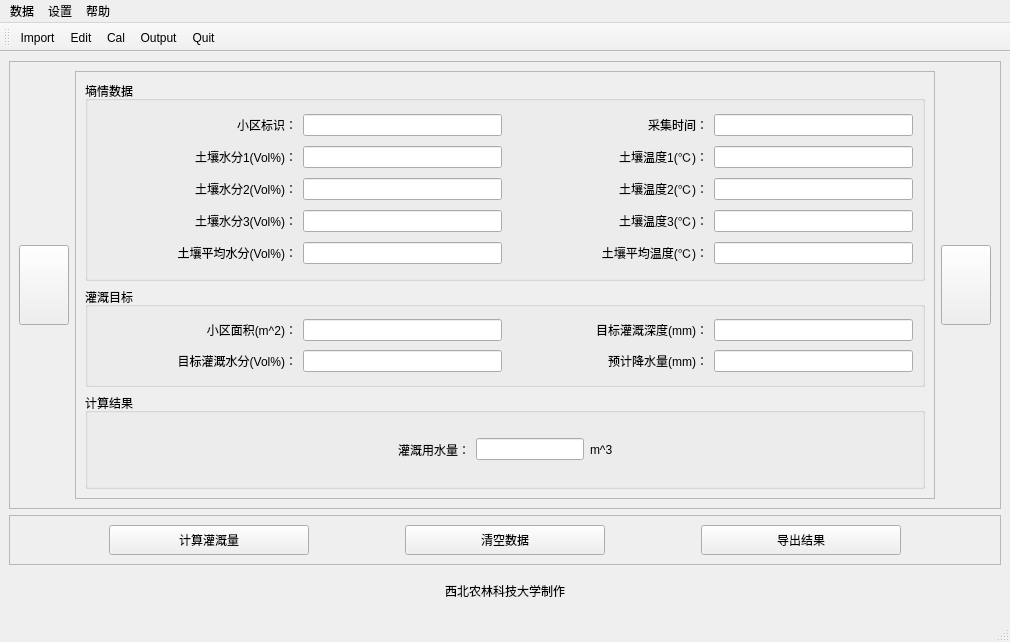
<?xml version="1.0" encoding="UTF-8"?>
<ui version="4.0">
 <class>MainWindow</class>
 <widget class="QMainWindow" name="MainWindow">
  <property name="geometry">
   <rect>
    <x>0</x>
    <y>0</y>
    <width>1010</width>
    <height>642</height>
   </rect>
  </property>
  <property name="minimumSize">
   <size>
    <width>600</width>
    <height>0</height>
   </size>
  </property>
  <property name="windowTitle">
   <string>棉花灌溉量计算软件</string>
  </property>
  <property name="windowIcon">
   <iconset resource="jsgg.qrc">
    <normaloff>:/res/tray1.png</normaloff>:/res/tray1.png</iconset>
  </property>
  <property name="iconSize">
   <size>
    <width>24</width>
    <height>24</height>
   </size>
  </property>
  <widget class="QWidget" name="centralwidget">
   <layout class="QVBoxLayout" name="verticalLayout_2">
    <item>
     <widget class="QFrame" name="frame">
      <property name="frameShape">
       <enum>QFrame::StyledPanel</enum>
      </property>
      <property name="frameShadow">
       <enum>QFrame::Raised</enum>
      </property>
      <layout class="QHBoxLayout" name="horizontalLayout">
       <item>
        <widget class="QPushButton" name="pushButtonPrev">
         <property name="sizePolicy">
          <sizepolicy hsizetype="Fixed" vsizetype="Expanding">
           <horstretch>0</horstretch>
           <verstretch>0</verstretch>
          </sizepolicy>
         </property>
         <property name="minimumSize">
          <size>
           <width>50</width>
           <height>0</height>
          </size>
         </property>
         <property name="maximumSize">
          <size>
           <width>16777215</width>
           <height>80</height>
          </size>
         </property>
         <property name="styleSheet">
          <string notr="true">border-image: url(:/res/后退.png);</string>
         </property>
         <property name="text">
          <string/>
         </property>
        </widget>
       </item>
       <item>
        <widget class="QFrame" name="frame_3">
         <property name="sizePolicy">
          <sizepolicy hsizetype="Expanding" vsizetype="Preferred">
           <horstretch>0</horstretch>
           <verstretch>0</verstretch>
          </sizepolicy>
         </property>
         <property name="styleSheet">
          <string notr="true">font: 12pt &quot;微软雅黑&quot;;</string>
         </property>
         <property name="frameShape">
          <enum>QFrame::StyledPanel</enum>
         </property>
         <property name="frameShadow">
          <enum>QFrame::Raised</enum>
         </property>
         <layout class="QVBoxLayout" name="verticalLayout">
          <item>
           <widget class="QGroupBox" name="groupBox">
            <property name="sizePolicy">
             <sizepolicy hsizetype="Preferred" vsizetype="Fixed">
              <horstretch>0</horstretch>
              <verstretch>0</verstretch>
             </sizepolicy>
            </property>
            <property name="minimumSize">
             <size>
              <width>0</width>
              <height>200</height>
             </size>
            </property>
            <property name="styleSheet">
             <string notr="true"/>
            </property>
            <property name="title">
             <string>墒情数据</string>
            </property>
            <layout class="QGridLayout" name="gridLayout">
             <item row="0" column="1">
              <widget class="QLineEdit" name="lineEdit_1">
               <property name="sizePolicy">
                <sizepolicy hsizetype="Preferred" vsizetype="Fixed">
                 <horstretch>0</horstretch>
                 <verstretch>0</verstretch>
                </sizepolicy>
               </property>
               <property name="readOnly">
                <bool>true</bool>
               </property>
              </widget>
             </item>
             <item row="0" column="0">
              <widget class="QLabel" name="label_3">
               <property name="text">
                <string>小区标识：</string>
               </property>
               <property name="alignment">
                <set>Qt::AlignRight|Qt::AlignTrailing|Qt::AlignVCenter</set>
               </property>
              </widget>
             </item>
             <item row="1" column="2">
              <widget class="QLabel" name="label_6">
               <property name="text">
                <string>土壤温度1(℃)：</string>
               </property>
               <property name="alignment">
                <set>Qt::AlignRight|Qt::AlignTrailing|Qt::AlignVCenter</set>
               </property>
              </widget>
             </item>
             <item row="1" column="1">
              <widget class="QLineEdit" name="lineEdit_3">
               <property name="sizePolicy">
                <sizepolicy hsizetype="Preferred" vsizetype="Fixed">
                 <horstretch>0</horstretch>
                 <verstretch>0</verstretch>
                </sizepolicy>
               </property>
               <property name="readOnly">
                <bool>true</bool>
               </property>
              </widget>
             </item>
             <item row="0" column="3">
              <widget class="QLineEdit" name="lineEdit_2">
               <property name="sizePolicy">
                <sizepolicy hsizetype="Preferred" vsizetype="Fixed">
                 <horstretch>0</horstretch>
                 <verstretch>0</verstretch>
                </sizepolicy>
               </property>
               <property name="readOnly">
                <bool>true</bool>
               </property>
              </widget>
             </item>
             <item row="0" column="2">
              <widget class="QLabel" name="label_4">
               <property name="text">
                <string>采集时间：</string>
               </property>
               <property name="alignment">
                <set>Qt::AlignRight|Qt::AlignTrailing|Qt::AlignVCenter</set>
               </property>
              </widget>
             </item>
             <item row="1" column="0">
              <widget class="QLabel" name="label_5">
               <property name="text">
                <string>土壤水分1(Vol%)：</string>
               </property>
               <property name="alignment">
                <set>Qt::AlignRight|Qt::AlignTrailing|Qt::AlignVCenter</set>
               </property>
              </widget>
             </item>
             <item row="1" column="3">
              <widget class="QLineEdit" name="lineEdit_4">
               <property name="sizePolicy">
                <sizepolicy hsizetype="Preferred" vsizetype="Fixed">
                 <horstretch>0</horstretch>
                 <verstretch>0</verstretch>
                </sizepolicy>
               </property>
               <property name="readOnly">
                <bool>true</bool>
               </property>
              </widget>
             </item>
             <item row="2" column="0">
              <widget class="QLabel" name="label_7">
               <property name="text">
                <string>土壤水分2(Vol%)：</string>
               </property>
               <property name="alignment">
                <set>Qt::AlignRight|Qt::AlignTrailing|Qt::AlignVCenter</set>
               </property>
              </widget>
             </item>
             <item row="2" column="1">
              <widget class="QLineEdit" name="lineEdit_5">
               <property name="sizePolicy">
                <sizepolicy hsizetype="Preferred" vsizetype="Fixed">
                 <horstretch>0</horstretch>
                 <verstretch>0</verstretch>
                </sizepolicy>
               </property>
               <property name="readOnly">
                <bool>true</bool>
               </property>
              </widget>
             </item>
             <item row="3" column="1">
              <widget class="QLineEdit" name="lineEdit_7">
               <property name="sizePolicy">
                <sizepolicy hsizetype="Preferred" vsizetype="Fixed">
                 <horstretch>0</horstretch>
                 <verstretch>0</verstretch>
                </sizepolicy>
               </property>
               <property name="readOnly">
                <bool>true</bool>
               </property>
              </widget>
             </item>
             <item row="2" column="3">
              <widget class="QLineEdit" name="lineEdit_6">
               <property name="sizePolicy">
                <sizepolicy hsizetype="Preferred" vsizetype="Fixed">
                 <horstretch>0</horstretch>
                 <verstretch>0</verstretch>
                </sizepolicy>
               </property>
               <property name="readOnly">
                <bool>true</bool>
               </property>
              </widget>
             </item>
             <item row="2" column="2">
              <widget class="QLabel" name="label_8">
               <property name="text">
                <string>土壤温度2(℃)：</string>
               </property>
               <property name="alignment">
                <set>Qt::AlignRight|Qt::AlignTrailing|Qt::AlignVCenter</set>
               </property>
              </widget>
             </item>
             <item row="3" column="0">
              <widget class="QLabel" name="label_9">
               <property name="text">
                <string>土壤水分3(Vol%)：</string>
               </property>
               <property name="alignment">
                <set>Qt::AlignRight|Qt::AlignTrailing|Qt::AlignVCenter</set>
               </property>
              </widget>
             </item>
             <item row="3" column="2">
              <widget class="QLabel" name="label_10">
               <property name="text">
                <string>土壤温度3(℃)：</string>
               </property>
               <property name="alignment">
                <set>Qt::AlignRight|Qt::AlignTrailing|Qt::AlignVCenter</set>
               </property>
              </widget>
             </item>
             <item row="3" column="3">
              <widget class="QLineEdit" name="lineEdit_8">
               <property name="sizePolicy">
                <sizepolicy hsizetype="Preferred" vsizetype="Fixed">
                 <horstretch>0</horstretch>
                 <verstretch>0</verstretch>
                </sizepolicy>
               </property>
               <property name="readOnly">
                <bool>true</bool>
               </property>
              </widget>
             </item>
             <item row="4" column="0">
              <widget class="QLabel" name="label_11">
               <property name="text">
                <string>土壤平均水分(Vol%)：</string>
               </property>
               <property name="alignment">
                <set>Qt::AlignRight|Qt::AlignTrailing|Qt::AlignVCenter</set>
               </property>
              </widget>
             </item>
             <item row="4" column="1">
              <widget class="QLineEdit" name="lineEdit_9">
               <property name="sizePolicy">
                <sizepolicy hsizetype="Preferred" vsizetype="Fixed">
                 <horstretch>0</horstretch>
                 <verstretch>0</verstretch>
                </sizepolicy>
               </property>
               <property name="readOnly">
                <bool>true</bool>
               </property>
              </widget>
             </item>
             <item row="4" column="2">
              <widget class="QLabel" name="label_12">
               <property name="text">
                <string>土壤平均温度(℃)：</string>
               </property>
               <property name="alignment">
                <set>Qt::AlignRight|Qt::AlignTrailing|Qt::AlignVCenter</set>
               </property>
              </widget>
             </item>
             <item row="4" column="3">
              <widget class="QLineEdit" name="lineEdit_10">
               <property name="sizePolicy">
                <sizepolicy hsizetype="Preferred" vsizetype="Preferred">
                 <horstretch>0</horstretch>
                 <verstretch>0</verstretch>
                </sizepolicy>
               </property>
               <property name="readOnly">
                <bool>true</bool>
               </property>
              </widget>
             </item>
            </layout>
           </widget>
          </item>
          <item>
           <widget class="QGroupBox" name="groupBox_2">
            <property name="sizePolicy">
             <sizepolicy hsizetype="Preferred" vsizetype="Fixed">
              <horstretch>0</horstretch>
              <verstretch>0</verstretch>
             </sizepolicy>
            </property>
            <property name="minimumSize">
             <size>
              <width>0</width>
              <height>100</height>
             </size>
            </property>
            <property name="title">
             <string>灌溉目标</string>
            </property>
            <layout class="QGridLayout" name="gridLayout_2">
             <item row="1" column="0">
              <widget class="QLabel" name="label_15">
               <property name="text">
                <string>目标灌溉水分(Vol%)：</string>
               </property>
               <property name="alignment">
                <set>Qt::AlignRight|Qt::AlignTrailing|Qt::AlignVCenter</set>
               </property>
              </widget>
             </item>
             <item row="1" column="1">
              <widget class="QLineEdit" name="lineEdit_13">
               <property name="sizePolicy">
                <sizepolicy hsizetype="Preferred" vsizetype="Fixed">
                 <horstretch>0</horstretch>
                 <verstretch>0</verstretch>
                </sizepolicy>
               </property>
              </widget>
             </item>
             <item row="0" column="1">
              <widget class="QLineEdit" name="lineEdit_11">
               <property name="sizePolicy">
                <sizepolicy hsizetype="Preferred" vsizetype="Fixed">
                 <horstretch>0</horstretch>
                 <verstretch>0</verstretch>
                </sizepolicy>
               </property>
              </widget>
             </item>
             <item row="0" column="0">
              <widget class="QLabel" name="label_13">
               <property name="text">
                <string>小区面积(m^2)：</string>
               </property>
               <property name="alignment">
                <set>Qt::AlignRight|Qt::AlignTrailing|Qt::AlignVCenter</set>
               </property>
              </widget>
             </item>
             <item row="0" column="2">
              <widget class="QLabel" name="label_14">
               <property name="text">
                <string>目标灌溉深度(mm)：</string>
               </property>
               <property name="alignment">
                <set>Qt::AlignRight|Qt::AlignTrailing|Qt::AlignVCenter</set>
               </property>
              </widget>
             </item>
             <item row="0" column="3">
              <widget class="QLineEdit" name="lineEdit_12">
               <property name="sizePolicy">
                <sizepolicy hsizetype="Preferred" vsizetype="Fixed">
                 <horstretch>0</horstretch>
                 <verstretch>0</verstretch>
                </sizepolicy>
               </property>
              </widget>
             </item>
             <item row="1" column="2">
              <widget class="QLabel" name="label_16">
               <property name="text">
                <string>预计降水量(mm)：</string>
               </property>
               <property name="alignment">
                <set>Qt::AlignRight|Qt::AlignTrailing|Qt::AlignVCenter</set>
               </property>
              </widget>
             </item>
             <item row="1" column="3">
              <widget class="QLineEdit" name="lineEdit_14">
               <property name="sizePolicy">
                <sizepolicy hsizetype="Preferred" vsizetype="Fixed">
                 <horstretch>0</horstretch>
                 <verstretch>0</verstretch>
                </sizepolicy>
               </property>
              </widget>
             </item>
            </layout>
           </widget>
          </item>
          <item>
           <widget class="QGroupBox" name="groupBox_3">
            <property name="title">
             <string>计算结果</string>
            </property>
            <layout class="QHBoxLayout" name="horizontalLayout_3">
             <item>
              <spacer name="horizontalSpacer">
               <property name="orientation">
                <enum>Qt::Horizontal</enum>
               </property>
               <property name="sizeHint" stdset="0">
                <size>
                 <width>40</width>
                 <height>20</height>
                </size>
               </property>
              </spacer>
             </item>
             <item>
              <widget class="QLabel" name="label_18">
               <property name="text">
                <string>灌溉用水量：</string>
               </property>
              </widget>
             </item>
             <item>
              <widget class="QLineEdit" name="lineEdit">
               <property name="sizePolicy">
                <sizepolicy hsizetype="Fixed" vsizetype="Fixed">
                 <horstretch>0</horstretch>
                 <verstretch>0</verstretch>
                </sizepolicy>
               </property>
               <property name="readOnly">
                <bool>true</bool>
               </property>
              </widget>
             </item>
             <item>
              <widget class="QLabel" name="label_19">
               <property name="text">
                <string>m^3</string>
               </property>
              </widget>
             </item>
             <item>
              <spacer name="horizontalSpacer_2">
               <property name="orientation">
                <enum>Qt::Horizontal</enum>
               </property>
               <property name="sizeHint" stdset="0">
                <size>
                 <width>40</width>
                 <height>20</height>
                </size>
               </property>
              </spacer>
             </item>
            </layout>
           </widget>
          </item>
         </layout>
        </widget>
       </item>
       <item>
        <widget class="QPushButton" name="pushButtonNext">
         <property name="sizePolicy">
          <sizepolicy hsizetype="Fixed" vsizetype="Expanding">
           <horstretch>0</horstretch>
           <verstretch>0</verstretch>
          </sizepolicy>
         </property>
         <property name="minimumSize">
          <size>
           <width>50</width>
           <height>0</height>
          </size>
         </property>
         <property name="maximumSize">
          <size>
           <width>16777215</width>
           <height>80</height>
          </size>
         </property>
         <property name="styleSheet">
          <string notr="true">border-image: url(:/res/前进.png);</string>
         </property>
         <property name="text">
          <string/>
         </property>
        </widget>
       </item>
      </layout>
     </widget>
    </item>
    <item>
     <widget class="QFrame" name="frame_2">
      <property name="sizePolicy">
       <sizepolicy hsizetype="Expanding" vsizetype="Fixed">
        <horstretch>0</horstretch>
        <verstretch>0</verstretch>
       </sizepolicy>
      </property>
      <property name="minimumSize">
       <size>
        <width>0</width>
        <height>50</height>
       </size>
      </property>
      <property name="styleSheet">
       <string notr="true">font: 12pt &quot;微软雅黑&quot;;</string>
      </property>
      <property name="frameShape">
       <enum>QFrame::StyledPanel</enum>
      </property>
      <property name="frameShadow">
       <enum>QFrame::Raised</enum>
      </property>
      <layout class="QHBoxLayout" name="horizontalLayout_2">
       <item>
        <widget class="QPushButton" name="pushButtonCal">
         <property name="minimumSize">
          <size>
           <width>0</width>
           <height>30</height>
          </size>
         </property>
         <property name="maximumSize">
          <size>
           <width>200</width>
           <height>16777215</height>
          </size>
         </property>
         <property name="text">
          <string>计算灌溉量</string>
         </property>
        </widget>
       </item>
       <item>
        <widget class="QPushButton" name="pushButtonCls">
         <property name="minimumSize">
          <size>
           <width>0</width>
           <height>30</height>
          </size>
         </property>
         <property name="maximumSize">
          <size>
           <width>200</width>
           <height>16777215</height>
          </size>
         </property>
         <property name="text">
          <string>清空数据</string>
         </property>
        </widget>
       </item>
       <item>
        <widget class="QPushButton" name="pushButtonOut">
         <property name="minimumSize">
          <size>
           <width>0</width>
           <height>30</height>
          </size>
         </property>
         <property name="maximumSize">
          <size>
           <width>200</width>
           <height>16777215</height>
          </size>
         </property>
         <property name="text">
          <string>导出结果</string>
         </property>
        </widget>
       </item>
      </layout>
     </widget>
    </item>
    <item>
     <widget class="QLabel" name="label_17">
      <property name="minimumSize">
       <size>
        <width>0</width>
        <height>40</height>
       </size>
      </property>
      <property name="styleSheet">
       <string notr="true">font: 22pt &quot;楷体&quot;;</string>
      </property>
      <property name="text">
       <string>西北农林科技大学制作</string>
      </property>
      <property name="alignment">
       <set>Qt::AlignCenter</set>
      </property>
     </widget>
    </item>
   </layout>
  </widget>
  <widget class="QMenuBar" name="menubar">
   <property name="geometry">
    <rect>
     <x>0</x>
     <y>0</y>
     <width>1010</width>
     <height>23</height>
    </rect>
   </property>
   <widget class="QMenu" name="menu">
    <property name="title">
     <string>数据</string>
    </property>
    <addaction name="actionIn"/>
    <addaction name="separator"/>
    <addaction name="actionOut"/>
   </widget>
   <widget class="QMenu" name="menu_2">
    <property name="title">
     <string>设置</string>
    </property>
    <addaction name="actionSet"/>
   </widget>
   <widget class="QMenu" name="menu_3">
    <property name="title">
     <string>帮助</string>
    </property>
    <addaction name="actionAbout"/>
   </widget>
   <addaction name="menu"/>
   <addaction name="menu_2"/>
   <addaction name="menu_3"/>
  </widget>
  <widget class="QStatusBar" name="statusbar"/>
  <widget class="QToolBar" name="toolBar">
   <property name="windowTitle">
    <string>toolBar</string>
   </property>
   <attribute name="toolBarArea">
    <enum>TopToolBarArea</enum>
   </attribute>
   <attribute name="toolBarBreak">
    <bool>false</bool>
   </attribute>
   <addaction name="ActionImport"/>
   <addaction name="actionEdit"/>
   <addaction name="actionCal"/>
   <addaction name="actionOutput"/>
   <addaction name="actionQuit"/>
  </widget>
  <action name="ActionImport">
   <property name="icon">
    <iconset resource="jsgg.qrc">
     <normaloff>:/res/导入.png</normaloff>:/res/导入.png</iconset>
   </property>
   <property name="text">
    <string>Import</string>
   </property>
   <property name="toolTip">
    <string>导入墒情数据</string>
   </property>
   <property name="shortcut">
    <string>Ctrl+O</string>
   </property>
  </action>
  <action name="actionEdit">
   <property name="icon">
    <iconset resource="jsgg.qrc">
     <normaloff>:/res/设置.png</normaloff>:/res/设置.png</iconset>
   </property>
   <property name="text">
    <string>Edit</string>
   </property>
   <property name="toolTip">
    <string>灌溉目标默认值</string>
   </property>
  </action>
  <action name="actionCal">
   <property name="icon">
    <iconset resource="jsgg.qrc">
     <normaloff>:/res/计算器.png</normaloff>:/res/计算器.png</iconset>
   </property>
   <property name="text">
    <string>Cal</string>
   </property>
   <property name="toolTip">
    <string>计算灌溉量</string>
   </property>
  </action>
  <action name="actionOutput">
   <property name="icon">
    <iconset resource="jsgg.qrc">
     <normaloff>:/res/导出.png</normaloff>:/res/导出.png</iconset>
   </property>
   <property name="text">
    <string>Output</string>
   </property>
   <property name="toolTip">
    <string>导出计算结果</string>
   </property>
  </action>
  <action name="actionQuit">
   <property name="icon">
    <iconset resource="jsgg.qrc">
     <normaloff>:/res/退出.png</normaloff>:/res/退出.png</iconset>
   </property>
   <property name="text">
    <string>Quit</string>
   </property>
   <property name="toolTip">
    <string>退出程序</string>
   </property>
  </action>
  <action name="actionIn">
   <property name="text">
    <string>导入</string>
   </property>
  </action>
  <action name="actiondaochu">
   <property name="text">
    <string>daochu</string>
   </property>
  </action>
  <action name="actionOut">
   <property name="text">
    <string>导出</string>
   </property>
  </action>
  <action name="actionSet">
   <property name="text">
    <string>默认值</string>
   </property>
  </action>
  <action name="actionAbout">
   <property name="text">
    <string>关于</string>
   </property>
  </action>
 </widget>
 <tabstops>
  <tabstop>lineEdit_1</tabstop>
  <tabstop>lineEdit_2</tabstop>
  <tabstop>lineEdit_3</tabstop>
  <tabstop>lineEdit_4</tabstop>
  <tabstop>lineEdit_5</tabstop>
  <tabstop>lineEdit_6</tabstop>
  <tabstop>lineEdit_7</tabstop>
  <tabstop>lineEdit_8</tabstop>
  <tabstop>lineEdit_9</tabstop>
  <tabstop>lineEdit_10</tabstop>
  <tabstop>lineEdit_11</tabstop>
  <tabstop>lineEdit_12</tabstop>
  <tabstop>lineEdit_13</tabstop>
  <tabstop>lineEdit_14</tabstop>
  <tabstop>pushButtonCal</tabstop>
  <tabstop>pushButtonCls</tabstop>
  <tabstop>pushButtonOut</tabstop>
 </tabstops>
 <resources>
  <include location="jsgg.qrc"/>
 </resources>
 <connections>
  <connection>
   <sender>pushButtonCal</sender>
   <signal>clicked()</signal>
   <receiver>MainWindow</receiver>
   <slot>slotCal()</slot>
   <hints>
    <hint type="sourcelabel">
     <x>225</x>
     <y>538</y>
    </hint>
    <hint type="destinationlabel">
     <x>236</x>
     <y>509</y>
    </hint>
   </hints>
  </connection>
  <connection>
   <sender>pushButtonCls</sender>
   <signal>clicked()</signal>
   <receiver>MainWindow</receiver>
   <slot>slotCls()</slot>
   <hints>
    <hint type="sourcelabel">
     <x>496</x>
     <y>538</y>
    </hint>
    <hint type="destinationlabel">
     <x>472</x>
     <y>514</y>
    </hint>
   </hints>
  </connection>
  <connection>
   <sender>pushButtonOut</sender>
   <signal>clicked()</signal>
   <receiver>MainWindow</receiver>
   <slot>slotOut()</slot>
   <hints>
    <hint type="sourcelabel">
     <x>763</x>
     <y>535</y>
    </hint>
    <hint type="destinationlabel">
     <x>895</x>
     <y>511</y>
    </hint>
   </hints>
  </connection>
  <connection>
   <sender>pushButtonPrev</sender>
   <signal>clicked()</signal>
   <receiver>MainWindow</receiver>
   <slot>slotPrev()</slot>
   <hints>
    <hint type="sourcelabel">
     <x>56</x>
     <y>312</y>
    </hint>
    <hint type="destinationlabel">
     <x>332</x>
     <y>-2</y>
    </hint>
   </hints>
  </connection>
  <connection>
   <sender>pushButtonNext</sender>
   <signal>clicked()</signal>
   <receiver>MainWindow</receiver>
   <slot>slotNext()</slot>
   <hints>
    <hint type="sourcelabel">
     <x>974</x>
     <y>284</y>
    </hint>
    <hint type="destinationlabel">
     <x>891</x>
     <y>-24</y>
    </hint>
   </hints>
  </connection>
  <connection>
   <sender>actionIn</sender>
   <signal>triggered()</signal>
   <receiver>MainWindow</receiver>
   <slot>slotIn()</slot>
   <hints>
    <hint type="sourcelabel">
     <x>-1</x>
     <y>-1</y>
    </hint>
    <hint type="destinationlabel">
     <x>504</x>
     <y>320</y>
    </hint>
   </hints>
  </connection>
  <connection>
   <sender>ActionImport</sender>
   <signal>triggered()</signal>
   <receiver>MainWindow</receiver>
   <slot>slotIn()</slot>
   <hints>
    <hint type="sourcelabel">
     <x>-1</x>
     <y>-1</y>
    </hint>
    <hint type="destinationlabel">
     <x>504</x>
     <y>320</y>
    </hint>
   </hints>
  </connection>
  <connection>
   <sender>actionOut</sender>
   <signal>triggered()</signal>
   <receiver>MainWindow</receiver>
   <slot>slotOut()</slot>
   <hints>
    <hint type="sourcelabel">
     <x>-1</x>
     <y>-1</y>
    </hint>
    <hint type="destinationlabel">
     <x>504</x>
     <y>320</y>
    </hint>
   </hints>
  </connection>
  <connection>
   <sender>actionOutput</sender>
   <signal>triggered()</signal>
   <receiver>MainWindow</receiver>
   <slot>slotOut()</slot>
   <hints>
    <hint type="sourcelabel">
     <x>-1</x>
     <y>-1</y>
    </hint>
    <hint type="destinationlabel">
     <x>504</x>
     <y>320</y>
    </hint>
   </hints>
  </connection>
  <connection>
   <sender>actionSet</sender>
   <signal>triggered()</signal>
   <receiver>MainWindow</receiver>
   <slot>slotSet()</slot>
   <hints>
    <hint type="sourcelabel">
     <x>-1</x>
     <y>-1</y>
    </hint>
    <hint type="destinationlabel">
     <x>504</x>
     <y>320</y>
    </hint>
   </hints>
  </connection>
  <connection>
   <sender>actionCal</sender>
   <signal>triggered()</signal>
   <receiver>MainWindow</receiver>
   <slot>slotCal()</slot>
   <hints>
    <hint type="sourcelabel">
     <x>-1</x>
     <y>-1</y>
    </hint>
    <hint type="destinationlabel">
     <x>504</x>
     <y>320</y>
    </hint>
   </hints>
  </connection>
  <connection>
   <sender>actionAbout</sender>
   <signal>triggered()</signal>
   <receiver>MainWindow</receiver>
   <slot>slotAbout()</slot>
   <hints>
    <hint type="sourcelabel">
     <x>-1</x>
     <y>-1</y>
    </hint>
    <hint type="destinationlabel">
     <x>504</x>
     <y>320</y>
    </hint>
   </hints>
  </connection>
  <connection>
   <sender>actionEdit</sender>
   <signal>triggered()</signal>
   <receiver>MainWindow</receiver>
   <slot>slotSet()</slot>
   <hints>
    <hint type="sourcelabel">
     <x>-1</x>
     <y>-1</y>
    </hint>
    <hint type="destinationlabel">
     <x>504</x>
     <y>320</y>
    </hint>
   </hints>
  </connection>
  <connection>
   <sender>actionQuit</sender>
   <signal>triggered()</signal>
   <receiver>MainWindow</receiver>
   <slot>close()</slot>
   <hints>
    <hint type="sourcelabel">
     <x>-1</x>
     <y>-1</y>
    </hint>
    <hint type="destinationlabel">
     <x>504</x>
     <y>320</y>
    </hint>
   </hints>
  </connection>
 </connections>
 <slots>
  <slot>slotCal()</slot>
  <slot>slotCls()</slot>
  <slot>slotOut()</slot>
  <slot>slotPrev()</slot>
  <slot>slotNext()</slot>
  <slot>slotIn()</slot>
  <slot>slotAbout()</slot>
  <slot>slotSet()</slot>
 </slots>
</ui>
